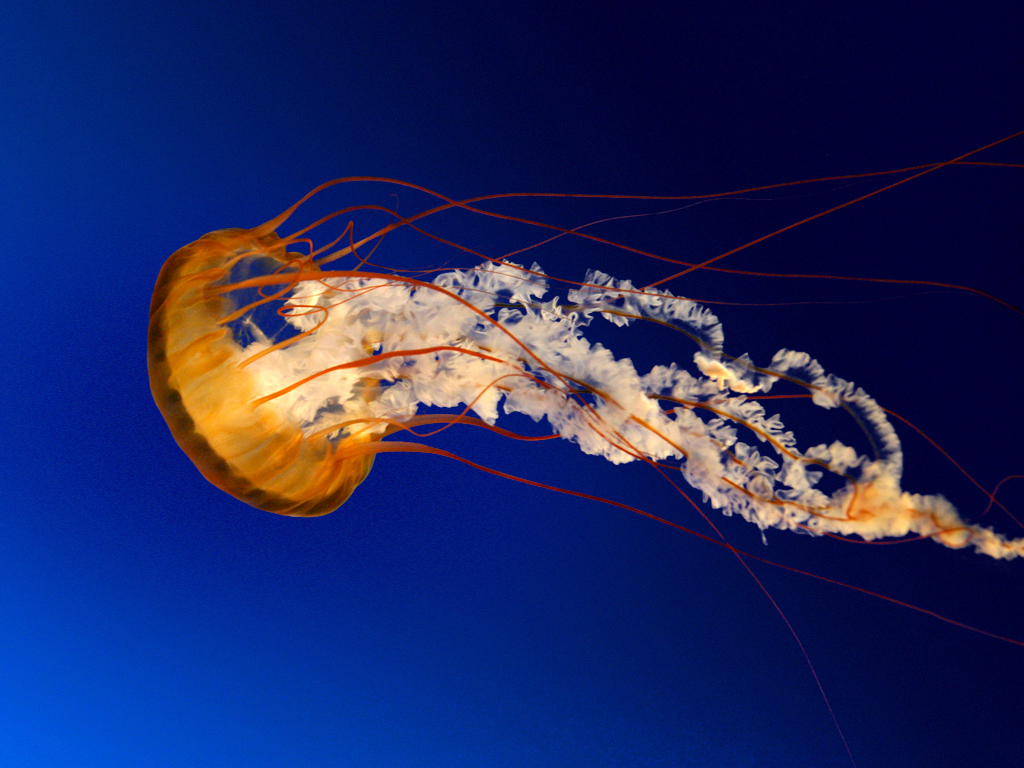
#> input picture OpenCV/image_file/image.jpg, 1024 x 768 px, found by its file name
$ python color_extraction.py
#> lines starting #> are read from the running program, lines starting #| are printed output that depends on the picture
import numpy as np
import matplotlib.pyplot as plt
import cv2

img = cv2.imread("./image.jpg")
#> img is the input picture: shape (768, 1024, 3); mean B, G, R 97.4, 39.8, 31
print(img.dtype)
#| uint8
r, c, n = img.shape
#> r = 768; c = 1024; n = 3


print(r, c, n)
#| 768 1024 3
b_img = np.zeros((r,c,n), np.uint8)
g_img = np.zeros((r,c,n), np.uint8)
r_img = np.zeros((r,c,n), np.uint8)

b_img [:,:,0] = img[:,:,0]
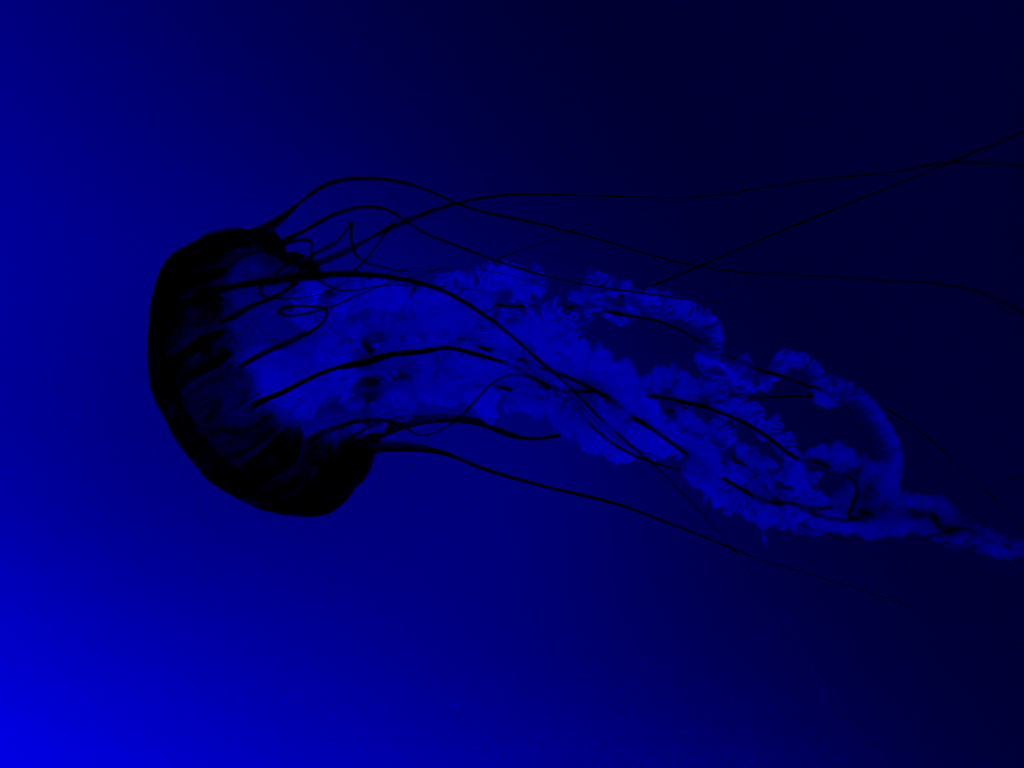
#> b_img: shape (768, 1024, 3); mean B, G, R 97.4, 0, 0
g_img [:,:,1] = img[:,:,1]
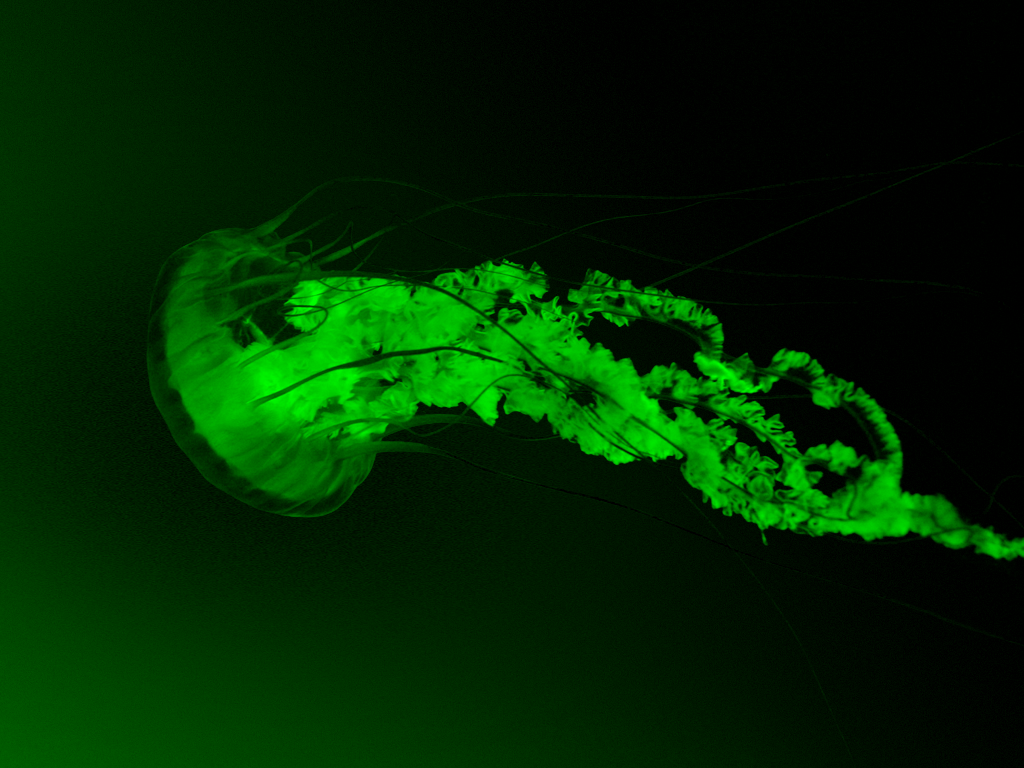
#> g_img: shape (768, 1024, 3); mean B, G, R 0, 39.8, 0
r_img [:,:,2] = img[:,:,2]
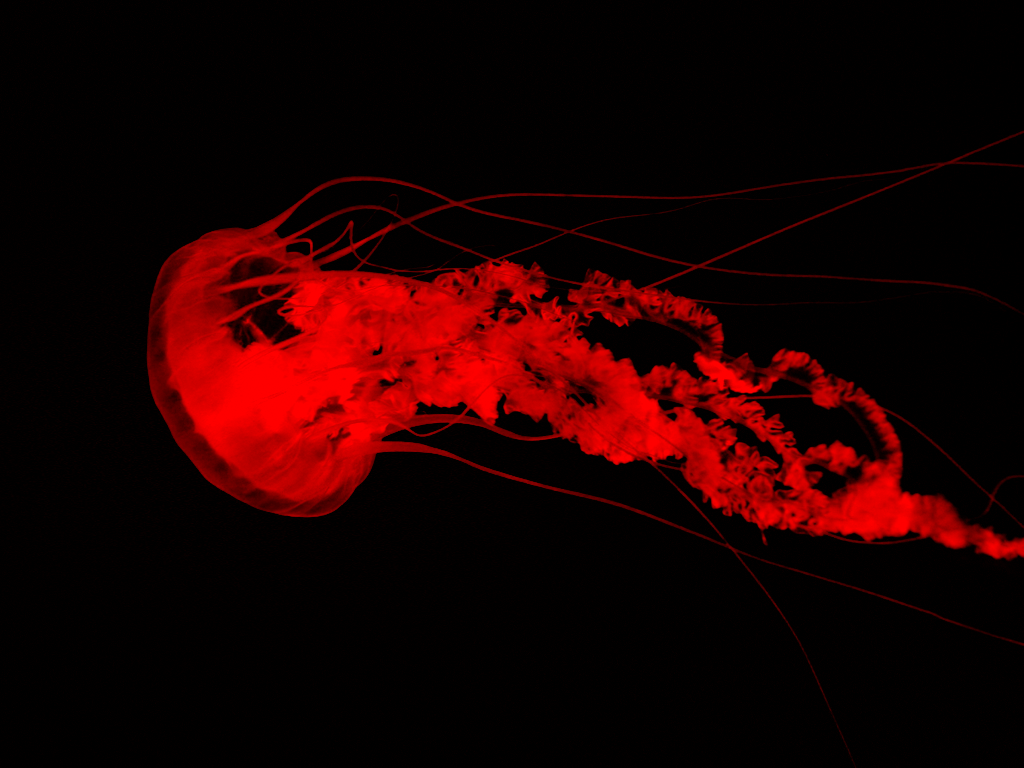
#> r_img: shape (768, 1024, 3); mean B, G, R 0, 0, 31

# [6 lines of commented-out code are left out]

img = cv2.cvtColor(img, cv2.COLOR_BGR2RGB)

plt.imshow(img)
plt.show()
